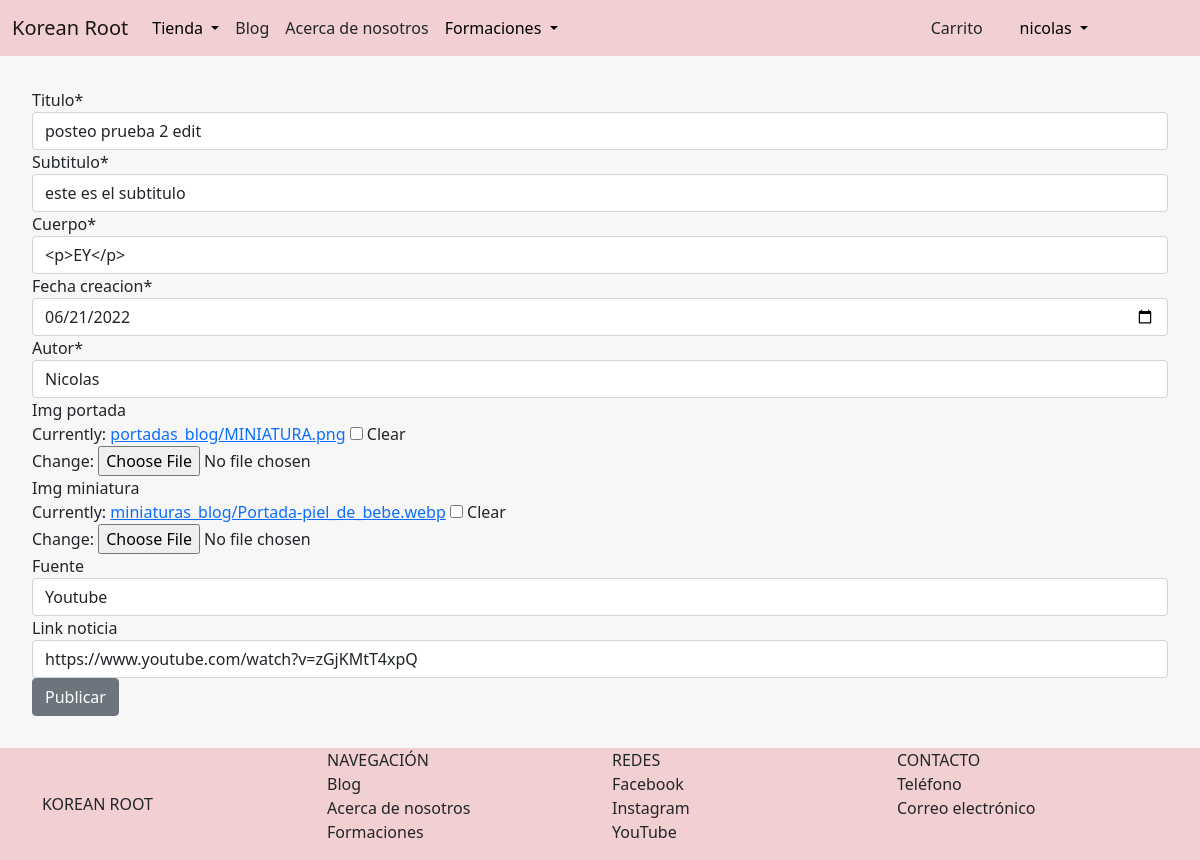
/blog/publicaciones/editar/2 (signed in), run on the app's committed database.
### AppBlog/models.py (models this page shows, shortened)
class Post(models.Model):
    titulo = models.CharField(max_length=70)
    subtitulo = models.CharField(max_length=140)
    cuerpo = RichTextField(blank = True, null = True)
    fecha_creacion = models.DateTimeField()
    autor = models.CharField(max_length=50)
    img_portada = models.ImageField(upload_to='portadas_blog', null=True, blank=True)
    img_miniatura = models.ImageField(upload_to='miniaturas_blog', null=True, blank=True)
    fuente = models.CharField(max_length=20, null= True, blank= True)
    link_noticia = models.CharField(max_length=255, null= True, blank= True)

### AppBlog/views.py (the view)
# urls.py: path('publicaciones/editar/<id>', editarPublicacion, name='editar_publicacion'),
@staff_member_required
def editarPublicacion(request,id):
    post = Post.objects.get(id=id)
    if request.method == 'POST':
        form = CrearPublicacionForm(request.POST, request.FILES, instance=post)
        if form.is_valid():
            post.save()
            messages.success(request, 'La publicacion fue editada con exito!')
            return redirect('blog:lista_publicaciones')
    else:
        form = CrearPublicacionForm(instance=post)
    return render(request, 'AppBlog/editar_publicacion.html', {'form': form})

### AppBlog/forms.py
class CrearPublicacionForm(forms.ModelForm):
    titulo = forms.CharField(max_length=70)
    subtitulo = forms.CharField(max_length=140)
    cuerpo = forms.CharField(widget=CKEditorWidget())
    fecha_creacion = forms.DateField(widget=forms.widgets.DateInput(attrs={'type':'date'}))
    autor = forms.CharField()
    img_portada = forms.ImageField(required=False)
    img_miniatura = forms.ImageField(required=False)
    fuente = forms.CharField(required=False)
    link_noticia = forms.CharField(required=False)
    class Meta:
        model = Post
        fields = '__all__'

### AppBlog/templates/AppBlog/editar_publicacion.html (shortened to what this page needs)
{% extends 'AppTienda/padre.html' %}
{% load static %}
{% block contenidoQueCambia %}
    {% load crispy_forms_tags %}
    <form method="POST" enctype="multipart/form-data" class="col-lg-X" style="margin-right: 2rem; margin-left: 2rem; margin-bottom: 2rem; margin-top: 2rem;">
        {{ form|crispy }}
        <button class="btn btn-secondary me-md-2" type="submit">Publicar</button>
    </form>
{% endblock %}

### AppTienda/templates/AppTienda/padre.html (shortened to what this page needs)
<!doctype html>
<html lang="en">
  <head>
    {% load static %}
    <link href="https://cdn.jsdelivr.net/npm/bootstrap@5.1.3/dist/css/bootstrap.min.css" rel="stylesheet">
  </head>
  <body class="body">
        <nav class="navbar navbar-expand-sm navbar-light" style="background-color:rgb(242, 208, 209)">
            <div class="container">
            <a href="{% url 'blog:Inicio' %}" class="navbar-brand mb-0 h1" style="text-emphasis-color: aliceblue; margin-right: 1rem;">Korean Root</a>
            <div class="collapse navbar-collapse" id="navbarNav">
                <ul class="navbar-nav">
                    <li class="nav-item dropdown">
                        <a href="#"
                        class="nav-link dropdown-toggle"
                        id="navbarDropdown"
                        role="button"
                        data-bs-toggle="dropdown"
                        aria-expanded="false"
                        style="color: black;"
                        >Tienda
                        </a>
                    </li>
                    <li class="nav-item active">
                        <a
                        href="{% url 'blog:lista_publicaciones' %}"
                        class="nav-link"
                        style="text-decoration: none; color:inherit;"
                        >
                        Blog
                    </a>
                </li>
                    <li
                    class="nav-item active">
                    <a
                    href="{% url 'acerca_de_nosotros' %}"
                    class="nav-link"
                    style="text-decoration: none; color:inherit;"
                    >
                    Acerca de nosotros
                </a>
            </li>
                    <li class="nav-item dropdown">
                      <a href="#"
                      class="nav-link dropdown-toggle"
                      id="navbarDropdown"
                      role="button"
                      data-bs-toggle="dropdown"
                      aria-expanded="false"
                      style="color: black;"
                      >Formaciones
                      </a>
                </ul>
            </div>
            </div>
            {% if user.is_authenticated %}
              <div class="d-grid gap-2 d-sm-flex justify-content-end" style="width: 6rem; margin-right: 6rem;">
              <div class="d-grid gap-2 d-sm-flex justify-content-end" style="width: 5rem;">
                <button
                class="btn btn-outline"
                type="button"
                style="text-decoration: none; color:inherit;"
                >
                <a
                    href="{% url 'carrito' %}"
                    style="text-decoration: none; color:inherit;"
                    >
                    Carrito
                </a>
                </button>
                <li class="nav-item dropdown" style="list-style-type: none">
                  <a href="#"
                  class="nav-link dropdown-toggle"
                  id="navbarDropdown"
                  role="button"
                  data-bs-toggle="dropdown"
                  aria-expanded="false"
                  style="color: black;">
                  {{user.username}}
                  </a>
                </li>
              </div>
            {% endif %}
        </nav>
    {% block contenidoQueCambia %}
    {% endblock %}
  <footer
  class="footer"
  >
    <div class="container">
      <nav class="row">
        <a href="{% url 'blog:Inicio' %}"
        class="col-3 text-reser text-uppercase d-flex align-items-center"
        style="text-decoration: none; color:inherit;"
        >
          Korean Root
        </a>
        <ul class="col-3 list-unstyled">
          <li class="font-weight-bold text-uppercase">Navegación</li>
          <li><a href="{% url 'blog:lista_publicaciones' %}" class="text-reset" style="text-decoration: none; color:inherit;">Blog</a></li>
          <li><a href="{% url 'acerca_de_nosotros' %}" class="text-reset" style="text-decoration: none; color:inherit;">Acerca de nosotros</a></li>
          <li><a href="{% url 'cursos:capacitaciones' %}" class="text-reset" style="text-decoration: none; color:inherit;">Formaciones</a></li>
        </ul>
        <ul class="col-3 list-unstyled">
          <li class="font-weight-bold text-uppercase" style="text-decoration: none; color:inherit;">Redes</li>
          <li><a href="https://www.facebook.com/koreanroot" class="text-reset" style="text-decoration: none; color:inherit;">Facebook</a></li>
          <li><a href="https://instagram.com/koreanroot" class="text-reset" style="text-decoration: none; color:inherit;">Instagram</a></li>
          <li><a href="https://www.youtube.com/channel/UC8QQf5m4bq_b639ss8gnnDg" class="text-reset" style="text-decoration: none; color:inherit;">YouTube</a></li>
        </ul>
        <ul class="col-3 list-unstyled">
          <li class="font-weight-bold text-uppercase" style="text-decoration: none; color:inherit;">Contacto</li>
          <li><a href="tel:3424234054" class="text-reset" style="text-decoration: none; color:inherit;">Teléfono</a></li>
          <li><a href="thekoreanroot@gmail.com" class="text-reset" style="text-decoration: none; color:inherit;">Correo electrónico</a></li>
        </ul>
      </nav>
    </div>
  </footer>
  </body>
</html>

### AppTienda/templates/AppTienda/padre.html (style rules this page uses)
.body { background-color:rgb(247, 247, 247); display: flex; flex-direction: column; min-height: 100vh; }
.footer { background-color: rgb(242, 208, 209); position: relative; margin-top: auto; clear:both; }

### data on the page
Post: titulo "posteo prueba 2 edit", subtitulo "este es el subtitulo", cuerpo "<p>EY</p>", fecha_creacion "06/21/2022", autor "Nicolas", fuente "Youtube", link_noticia "https://www.youtube.com/watch?v=zGjKMtT4xpQ"

### other printed values
{{ user.username }} "nicolas"
